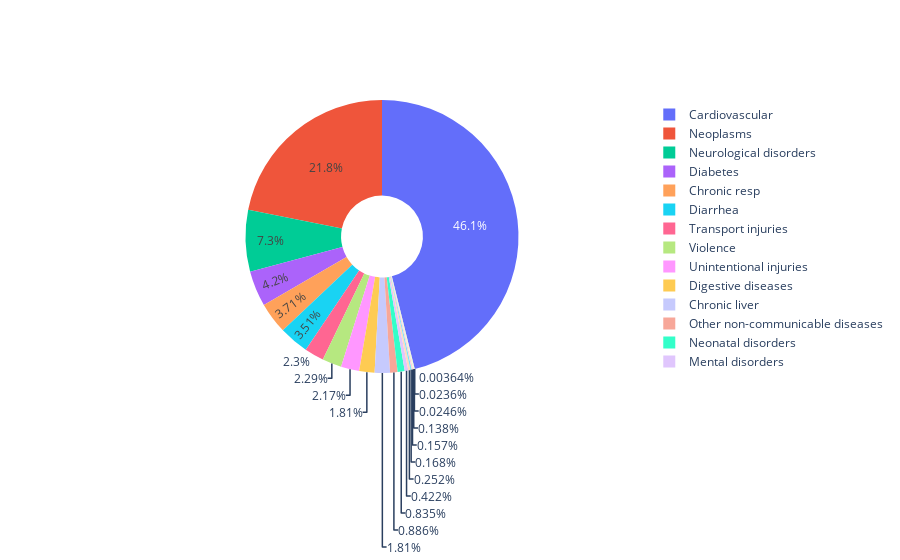

The notebook cell this image was saved under:
### Code cell
py.sign_in('jorgeelimenas', 'XeXPRspizdq0Xcyj1wCX')
labels = ['Neonatal disorders', 'HIV/AIDS and TB',
       'Musculoskeletal disorders', 'Diabetes', 'Digestive diseases',
       'Chronic resp', 'Neurological disorders', 'Chronic liver',
       'Mental disorders', 'Non Natural', 'Unintentional injuries',
       'Nutritional deficiencies', 'Other communicable', 'Cardiovascular',
       'Diarrhea', 'Maternal disorders',
       'Other non-communicable diseases', 'Violence', 'Neoplasms',
       'Transport injuries', 'Tropical diseases']
values = [9.18,1.52,2.77,46.2,19.93,40.79,80.32,19.91,4.64,0.26,23.85,1.73,
          1.85,507.37,38.54,0.27,9.74,25.16,240.24,25.24,0.04 ]

# Use `hole` to create a donut-like pie chart
fig = go.Figure(data=[go.Pie(labels=labels, values=values, hole=.3)])
fig.show()
plot_url = py.plot(fig)

### Figure 1 — Plotly figure (JSON) as saved in the notebook; plotly's stock layout.template omitted (floating-point values rounded to 4 significant figures)
{"data": [{"hole": 0.3, "labels": ["Neonatal disorders", "HIV/AIDS and TB", "Musculoskeletal disorders", "Diabetes", "Digestive diseases", "Chronic resp", "Neurological disorders", "Chronic liver", "Mental disorders", "Non Natural", "Unintentional injuries", "Nutritional deficiencies", "Other communicable", "Cardiovascular", "Diarrhea", "Maternal disorders", "Other non-communicable diseases", "Violence", "Neoplasms", "Transport injuries", "Tropical diseases"], "type": "pie", "values": [9.18, 1.52, 2.77, 46.2, 19.93, 40.79, 80.32, 19.91, 4.64, 0.26, 23.85, 1.73, 1.85, 507.4, 38.54, 0.27, 9.74, 25.16, 240.2, 25.24, 0.04]}], "layout": {}}
